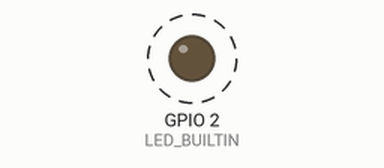
This sketch was run on a simulated ESP8266 (NodeMCU). Parts: output pins drawn as LEDs (lit = HIGH, except the on-board LED, lit = LOW). Dashed ring = blinking. WiFi joins after 1.5 s; servers stay silent unless stated; what the sketch prints to the serial monitor is not drawn.

Above: at 1.7 s.
Timing chart, 0 to 4.5 s (numbered marks = the images above):
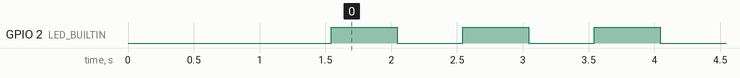

The sketch:

WLAN.ino
```cpp
//****************************************************************
//Einbindung WLAN
#include <ESP8266WiFi.h>
//****************************************************************

void setup()

//*****************************************************************
//Setup WLAN
{
  Serial.begin(115200);
  Serial.println();
  pinMode(LED_BUILTIN, OUTPUT);

  WiFi.disconnect(true);
  delay(20);
  WiFi.mode(WIFI_STA);
  delay(20);

  WiFi.begin("SSID-Name", "WLAN-KEY");    // <<-- ändern

  Serial.print("Connecting");

  while (WiFi.status() != WL_CONNECTED)
  {
    delay(100);
    Serial.print(".");
  }

  Serial.println();
  Serial.print("Connected, IP address: ");
  Serial.println( WiFi.macAddress() );
  Serial.println( WiFi.localIP() );
  Serial.println( ESP.getChipId() );
}
//**********************************************************************

void loop()
{
  heartbeat (500);
}


void heartbeat (unsigned int interval)          // Kontrolle ob loop läuft/blockiert
{
  static unsigned long last_ms = 0;
  static bool state = LOW;

  unsigned long ms = millis();

  if (ms - last_ms >= interval) {
    last_ms = ms;
    state = !state;
    digitalWrite(LED_BUILTIN, state);
  }
}
```

Measured:
- by itself, GPIO 2 (LED_BUILTIN): alternates HIGH for 0.50 s and LOW for 0.50 s
